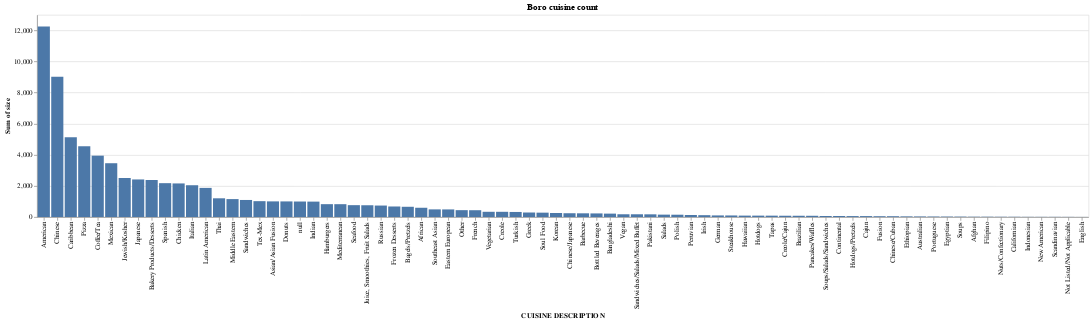

This figure's notebook cell:
### Code cell
alt.Chart(boros_cuisine[boros_cuisine.BORO == "Brooklyn"]).mark_bar().encode(
    x= alt.X("CUISINE DESCRIPTION", sort = "-y"),
    y= "sum(size)",
    # facet = "BORO"
).properties(
    title="Brooklyn cuisine count"
)

### Figure 1 — Vega-Lite specification as saved in the notebook (floating-point values rounded to 4 significant figures)
{"config": {"view": {"continuousWidth": 400, "continuousHeight": 300}}, "data": {"name": "data-b7d07867edf3b5e4ba65cc5de62b45b5"}, "mark": "bar", "encoding": {"x": {"field": "CUISINE DESCRIPTION", "sort": "-y", "type": "nominal"}, "y": {"aggregate": "sum", "field": "size", "type": "quantitative"}}, "title": "Boro cuisine count", "$schema": "https://vega.github.io/schema/vega-lite/v4.17.0.json", "datasets": {"data-b7d07867edf3b5e4ba65cc5de62b45b5": [{"CUISINE DESCRIPTION": "American", "BORO": "Brooklyn", "size": 12242}, {"CUISINE DESCRIPTION": "Chinese", "BORO": "Brooklyn", "size": 9017}, {"CUISINE DESCRIPTION": "Caribbean", "BORO": "Brooklyn", "size": 5130}, {"CUISINE DESCRIPTION": "Pizza", "BORO": "Brooklyn", "size": 4550}, {"CUISINE DESCRIPTION": "Coffee/Tea", "BORO": "Brooklyn", "size": 3946}, {"CUISINE DESCRIPTION": "Mexican", "BORO": "Brooklyn", "size": 3459}, {"CUISINE DESCRIPTION": "Jewish/Kosher", "BORO": "Brooklyn", "size": 2510}, {"CUISINE DESCRIPTION": "Japanese", "BORO": "Brooklyn", "size": 2416}, {"CUISINE DESCRIPTION": "Bakery Products/Desserts", "BORO": "Brooklyn", "size": 2379}, {"CUISINE DESCRIPTION": "Spanish", "BORO": "Brooklyn", "size": 2177}, {"CUISINE DESCRIPTION": "Chicken", "BORO": "Brooklyn", "size": 2160}, {"CUISINE DESCRIPTION": "Italian", "BORO": "Brooklyn", "size": 2044}, {"CUISINE DESCRIPTION": "Latin American", "BORO": "Brooklyn", "size": 1874}, {"CUISINE DESCRIPTION": "Thai", "BORO": "Brooklyn", "size": 1204}, {"CUISINE DESCRIPTION": "Middle Eastern", "BORO": "Brooklyn", "size": 1153}, {"CUISINE DESCRIPTION": "Sandwiches", "BORO": "Brooklyn", "size": 1097}, {"CUISINE DESCRIPTION": "Tex-Mex", "BORO": "Brooklyn", "size": 1020}, {"CUISINE DESCRIPTION": "Asian/Asian Fusion", "BORO": "Brooklyn", "size": 1006}, {"CUISINE DESCRIPTION": "Donuts", "BORO": "Brooklyn", "size": 1004}, {"CUISINE DESCRIPTION": null, "BORO": "Brooklyn", "size": 997}, {"CUISINE DESCRIPTION": "Indian", "BORO": "Brooklyn", "size": 991}, {"CUISINE DESCRIPTION": "Hamburgers", "BORO": "Brooklyn", "size": 827}, {"CUISINE DESCRIPTION": "Mediterranean", "BORO": "Brooklyn", "size": 826}, {"CUISINE DESCRIPTION": "Seafood", "BORO": "Brooklyn", "size": 763}, {"CUISINE DESCRIPTION": "Juice, Smoothies, Fruit Salads", "BORO": "Brooklyn", "size": 757}, {"CUISINE DESCRIPTION": "Russian", "BORO": "Brooklyn", "size": 738}, {"CUISINE DESCRIPTION": "Frozen Desserts", "BORO": "Brooklyn", "size": 678}, {"CUISINE DESCRIPTION": "Bagels/Pretzels", "BORO": "Brooklyn", "size": 659}, {"CUISINE DESCRIPTION": "African", "BORO": "Brooklyn", "size": 596}, {"CUISINE DESCRIPTION": "Southeast Asian", "BORO": "Brooklyn", "size": 492}, {"CUISINE DESCRIPTION": "Eastern European", "BORO": "Brooklyn", "size": 489}, {"CUISINE DESCRIPTION": "Other", "BORO": "Brooklyn", "size": 442}, {"CUISINE DESCRIPTION": "French", "BORO": "Brooklyn", "size": 438}, {"CUISINE DESCRIPTION": "Vegetarian", "BORO": "Brooklyn", "size": 337}, {"CUISINE DESCRIPTION": "Creole", "BORO": "Brooklyn", "size": 336}, {"CUISINE DESCRIPTION": "Turkish", "BORO": "Brooklyn", "size": 326}, {"CUISINE DESCRIPTION": "Greek", "BORO": "Brooklyn", "size": 291}, {"CUISINE DESCRIPTION": "Soul Food", "BORO": "Brooklyn", "size": 281}, {"CUISINE DESCRIPTION": "Korean", "BORO": "Brooklyn", "size": 260}, {"CUISINE DESCRIPTION": "Chinese/Japanese", "BORO": "Brooklyn", "size": 244}, {"CUISINE DESCRIPTION": "Barbecue", "BORO": "Brooklyn", "size": 239}, {"CUISINE DESCRIPTION": "Bottled Beverages", "BORO": "Brooklyn", "size": 232}, {"CUISINE DESCRIPTION": "Bangladeshi", "BORO": "Brooklyn", "size": 219}, {"CUISINE DESCRIPTION": "Vegan", "BORO": "Brooklyn", "size": 178}, {"CUISINE DESCRIPTION": "Sandwiches/Salads/Mixed Buffet", "BORO": "Brooklyn", "size": 177}, {"CUISINE DESCRIPTION": "Pakistani", "BORO": "Brooklyn", "size": 174}, {"CUISINE DESCRIPTION": "Salads", "BORO": "Brooklyn", "size": 154}, {"CUISINE DESCRIPTION": "Polish", "BORO": "Brooklyn", "size": 149}, {"CUISINE DESCRIPTION": "Peruvian", "BORO": "Brooklyn", "size": 131}, {"CUISINE DESCRIPTION": "Irish", "BORO": "Brooklyn", "size": 119}, {"CUISINE DESCRIPTION": "German", "BORO": "Brooklyn", "size": 103}, {"CUISINE DESCRIPTION": "Steakhouse", "BORO": "Brooklyn", "size": 101}, {"CUISINE DESCRIPTION": "Hawaiian", "BORO": "Brooklyn", "size": 91}, {"CUISINE DESCRIPTION": "Hotdogs", "BORO": "Brooklyn", "size": 90}, {"CUISINE DESCRIPTION": "Tapas", "BORO": "Brooklyn", "size": 88}, {"CUISINE DESCRIPTION": "Creole/Cajun", "BORO": "Brooklyn", "size": 83}, {"CUISINE DESCRIPTION": "Brazilian", "BORO": "Brooklyn", "size": 82}, {"CUISINE DESCRIPTION": "Pancakes/Waffles", "BORO": "Brooklyn", "size": 80}, {"CUISINE DESCRIPTION": "Soups/Salads/Sandwiches", "BORO": "Brooklyn", "size": 65}, {"CUISINE DESCRIPTION": "Continental", "BORO": "Brooklyn", "size": 65}, {"CUISINE DESCRIPTION": "Hotdogs/Pretzels", "BORO": "Brooklyn", "size": 60}, {"CUISINE DESCRIPTION": "Cajun", "BORO": "Brooklyn", "size": 60}, {"CUISINE DESCRIPTION": "Fusion", "BORO": "Brooklyn", "size": 51}, {"CUISINE DESCRIPTION": "Chinese/Cuban", "BORO": "Brooklyn", "size": 51}, {"CUISINE DESCRIPTION": "Ethiopian", "BORO": "Brooklyn", "size": 40}, {"CUISINE DESCRIPTION": "Australian", "BORO": "Brooklyn", "size": 36}, {"CUISINE DESCRIPTION": "Portuguese", "BORO": "Brooklyn", "size": 32}, {"CUISINE DESCRIPTION": "Egyptian", "BORO": "Brooklyn", "size": 29}, {"CUISINE DESCRIPTION": "Soups", "BORO": "Brooklyn", "size": 26}, {"CUISINE DESCRIPTION": "Afghan", "BORO": "Brooklyn", "size": 20}, {"CUISINE DESCRIPTION": "Filipino", "BORO": "Brooklyn", "size": 20}, {"CUISINE DESCRIPTION": "Nuts/Confectionary", "BORO": "Brooklyn", "size": 17}, {"CUISINE DESCRIPTION": "Californian", "BORO": "Brooklyn", "size": 16}, {"CUISINE DESCRIPTION": "Indonesian", "BORO": "Brooklyn", "size": 12}, {"CUISINE DESCRIPTION": "New American", "BORO": "Brooklyn", "size": 11}, {"CUISINE DESCRIPTION": "Scandinavian", "BORO": "Brooklyn", "size": 11}, {"CUISINE DESCRIPTION": "Not Listed/Not Applicable", "BORO": "Brooklyn", "size": 9}, {"CUISINE DESCRIPTION": "English", "BORO": "Brooklyn", "size": 5}]}}
